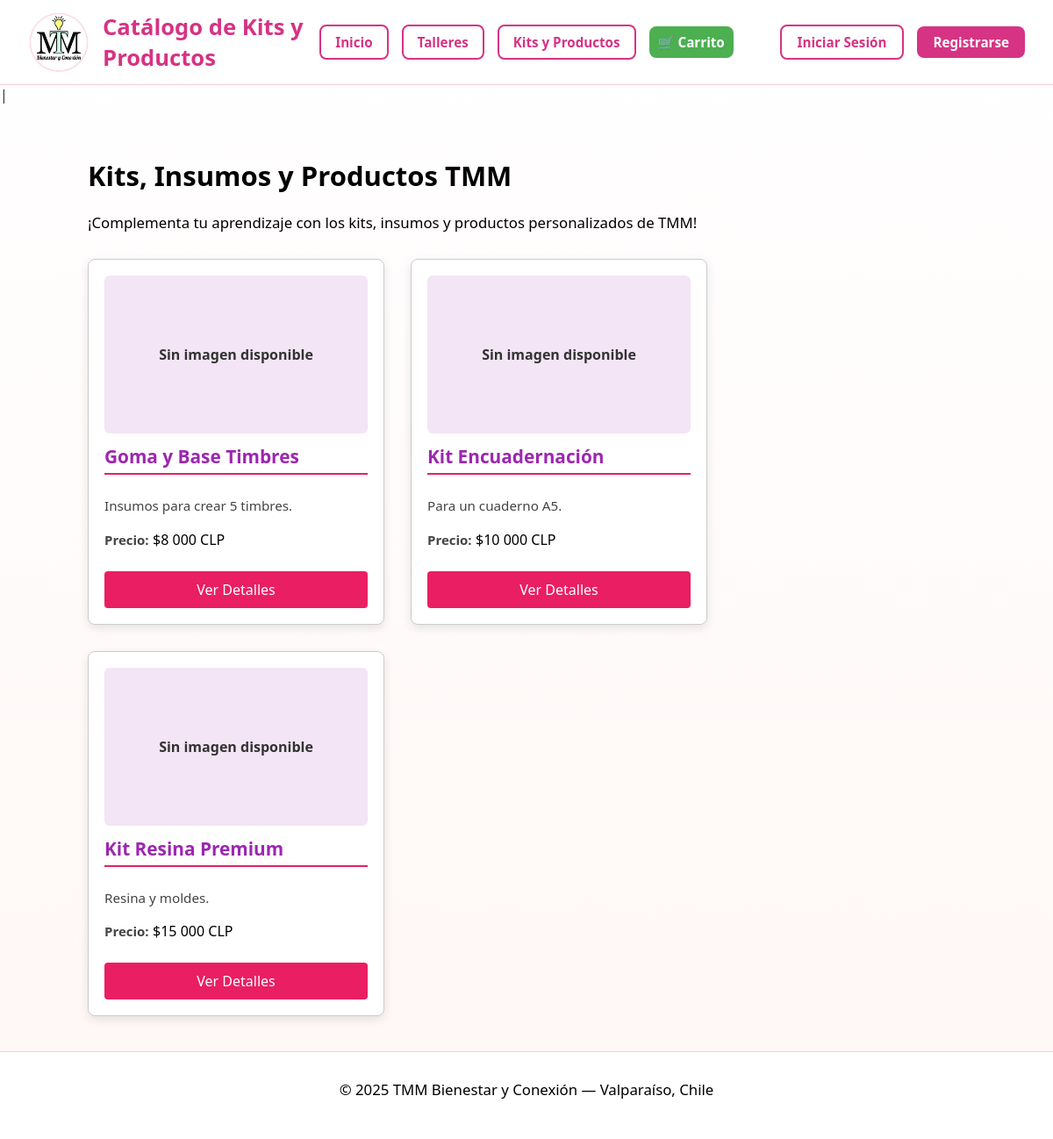
/productos/, run on the app's committed database.
### crm/models.py (models this page shows, shortened)
class Producto(models.Model):
    nombre = models.CharField(max_length=200, unique=True, verbose_name="Nombre del Producto/Kit")
    descripcion = models.TextField(blank=True, verbose_name="Descripción")
    precio_venta = models.DecimalField(max_digits=10, decimal_places=0, verbose_name="Precio de Venta (CLP)")
    esta_disponible = models.BooleanField(default=True, verbose_name="¿Está disponible para la venta?")
    imagen = models.ImageField(upload_to='productos/', blank=True, null=True, verbose_name="Imagen del Producto")
    stock_actual = models.IntegerField(default=0, verbose_name="Stock Actual en Bodega")
    class Meta:
        verbose_name_plural = "Productos (Kits)"

### crm/views.py (the view)
# urls.py: path('productos/', views.catalogo_productos, name='catalogo_productos'),
def catalogo_productos(request):
    productos_disponibles = Producto.objects.filter(esta_disponible=True).order_by('nombre')
    context = {
        'titulo': 'Catálogo de Kits y Productos',
        'productos': productos_disponibles,
    }
    return render(request, 'crm/catalogo_productos.html', context)

### crm/templates/crm/catalogo_productos.html (shortened to what this page needs)
{% extends 'crm/base.html' %}
{% load humanize %}
{% block content %}
    <h1 style="color: #000000;">Kits, Insumos y Productos TMM</h1>
    <p>
        ¡Complementa tu aprendizaje con los kits, insumos y productos personalizados de TMM!
    </p>
    <div style="display: flex; flex-wrap: wrap; gap: 30px; justify-content: flex-start;">
        {% for producto in productos %}
        <div class="product-card">
            {% if producto.imagen %}
                <img src="{{ producto.imagen.url }}" alt="Imagen del producto {{ producto.nombre }}">
            {% else %}
                <div class="no-image">
                    Sin imagen disponible
                </div>
            {% endif %}
            <h3 style="color: #9c27b0;">{{ producto.nombre }}</h3>
            <p class="description">
                {{ producto.descripcion|truncatechars:80|default:"Kit esencial para manualidades creativas." }}
            </p>
            <p class="price">
                <strong>Precio:</strong>
                <span>${{ producto.precio_venta|intcomma }} CLP</span>
            </p>
            <a href="{% url 'detalle_producto' producto_id=producto.id %}" class="tmm-btn">
                Ver Detalles
            </a>
        </div>
        {% empty %}
        <p style="font-size:1.1rem; color:var(--tmm-magenta-dark); font-weight:600; margin-top:20px;">
            En este momento, no tenemos kits disponibles para la venta. ¡Vuelve pronto!
        </p>
        {% endfor %}
    </div>
{% endblock content %}

### crm/templates/crm/base.html (style rules this page uses)
body { font-family: 'Segoe UI', sans-serif; margin: 0; padding: 0; background: linear-gradient(to bottom, #fff, #fff7f5); color: #333; }

### crm/templates/crm/catalogo_productos.html (style rules this page uses)
:root { --tmm-pink-accent: #e91e63; --tmm-light-border: #f3e5f5; --tmm-text-color: #444; --tmm-body-text: #666; }
h1 { font-size: 31px; }
p { color: black; font-size: 1.05rem; margin-bottom: 30px; }
.product-card { border: 1px solid #ccc; padding: 18px; width: 300px; border-radius: 8px; box-shadow: 0 4px 12px rgba(0,0,0,0.1); background-color: white; transition: transform 0.2s ease, box-shadow 0.2s ease; display: flex; flex-direction: column; }
.product-card .no-image { width: 100%; height: 180px; background-color: var(--tmm-light-border); text-align: center; line-height: 180px; margin-bottom: 12px; border-radius: 6px; color: var(--tmm-magenta-dark); font-weight: 600; }
.product-card h3 { color: var(--tmm-magenta-dark); font-size: 1.3rem; margin-top: 0; margin-bottom: 10px; border-bottom: 2px solid var(--tmm-pink-accent); padding-bottom: 5px; }
.product-card p.description { font-size: 0.95em; color: var(--tmm-text-color); margin-bottom: auto; line-height: 1.4; }
.product-card p.price { margin-top: 15px; margin-bottom: 15px; color: var(--tmm-text-color); }
.product-card p.price strong { font-size: 15px; font-weight: 700px; }
.product-card p.price span { font-size: 16px; color: black; }
.product-card a.tmm-btn { display: block; text-align: center; background-color: var(--tmm-pink-accent); color: white; padding: 10px 15px; text-decoration: none; border-radius: 4px; font-weight: 500; margin-top: 10px; transition: background-color 0.15s ease; }

### data on the page
Producto: imagen "Sin imagen disponible", nombre "Goma y Base Timbres", descripcion "Insumos para crear 5 timbres.", precio_venta "8 000"
Producto: imagen "Sin imagen disponible", nombre "Kit Encuadernación", descripcion "Para un cuaderno A5.", precio_venta "10 000"
Producto: imagen "Sin imagen disponible", nombre "Kit Resina Premium", descripcion "Resina y moldes.", precio_venta "15 000"

### other printed values
{{ titulo|default:'TMM Bienestar y Conexión' }} "Catálogo de Kits y Productos"
{{ year|default:'2025' }} "2025"
